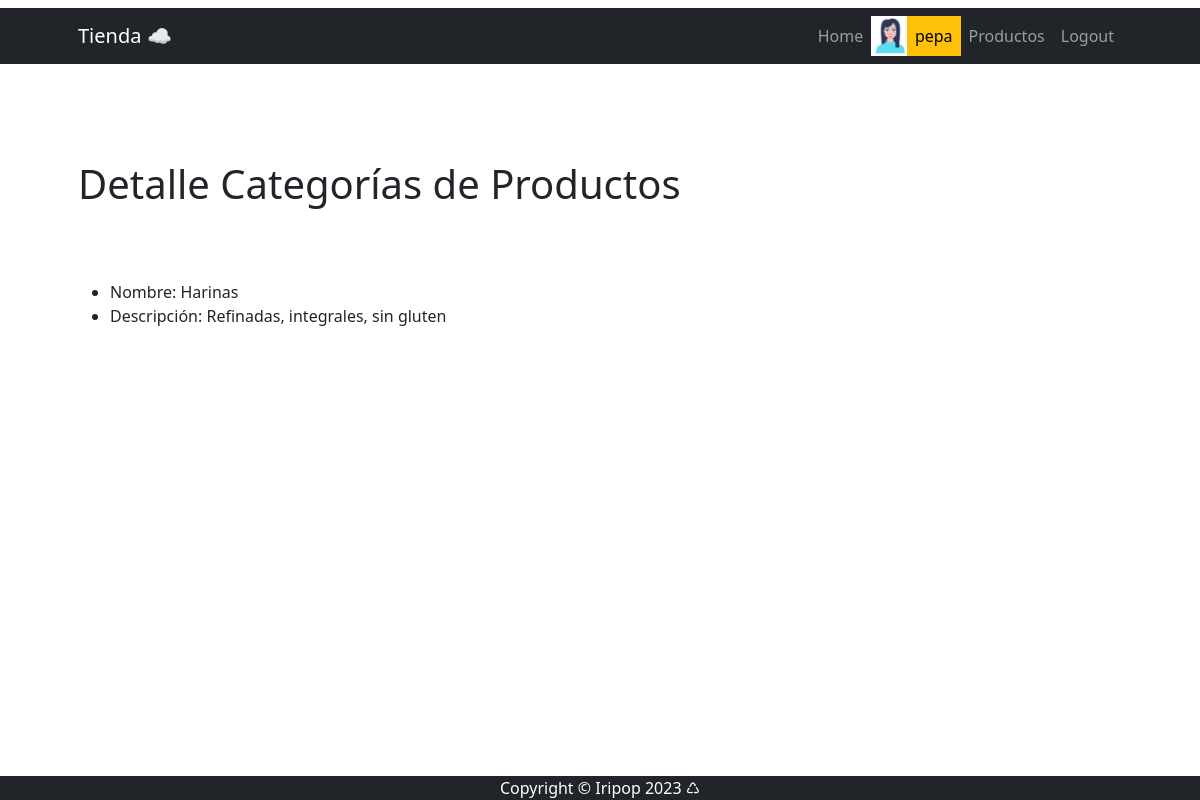
Page /productocategoria/detail/5 (signed in) on the earlier database version.
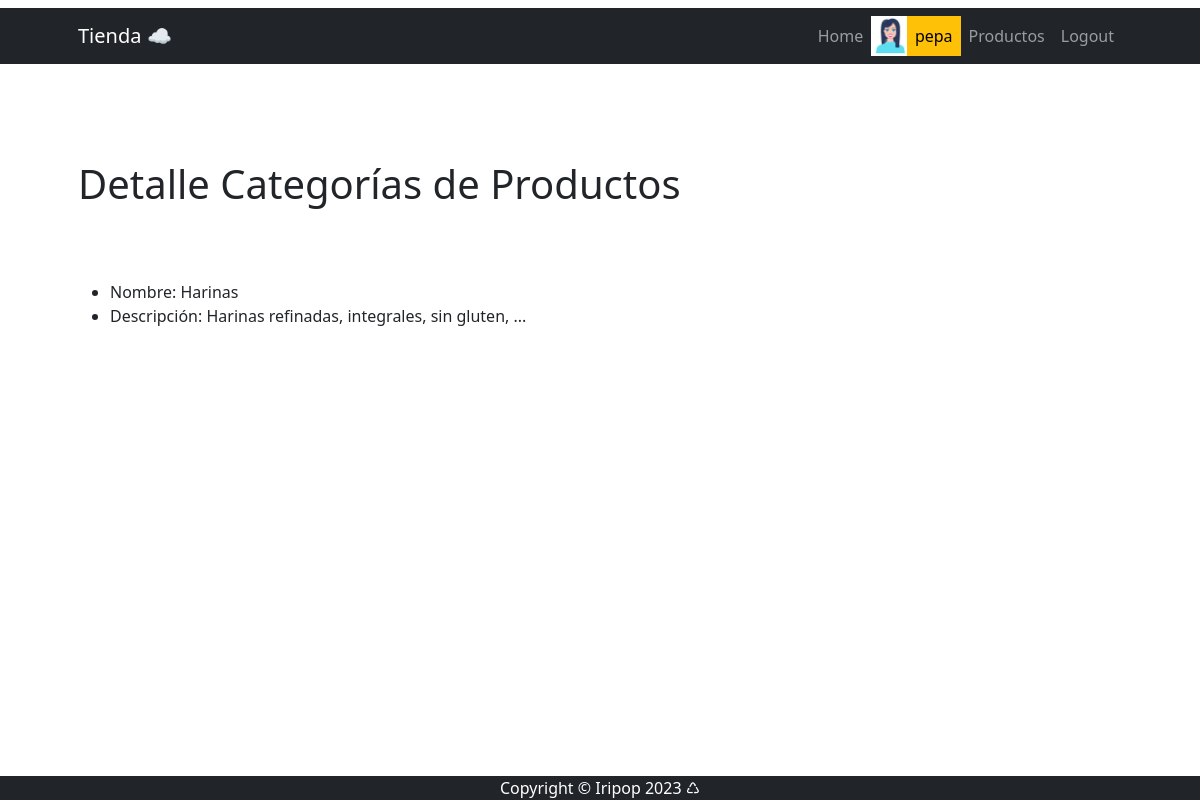
Same page on the later database version.
### apps/producto/models.py (models this page shows, shortened)
class ProductoCategoria(models.Model):
    nombre = models.CharField(max_length=200, unique=True)
    descripcion = models.CharField(
        max_length=250, null=True, blank=True, verbose_name="descripción")
    class Meta:
        verbose_name = "categoría de productos"
        verbose_name_plural = "categorías de productos"

### apps/producto/views.py (the view)
# urls.py: path("productocategoria/detail/<int:pk>", views.ProductoCategoriaDetail.as_view(), name="productocategoria_detail"),
class ProductoCategoriaDetail(DetailView):
    model = models.ProductoCategoria

### apps/producto/templates/producto/productocategoria_detail.html
{% extends 'producto/index.html' %}
{% block INDEX_TITULO %}
    Detalle Categorías de Productos
{% endblock INDEX_TITULO %}
{% block INDEX_CONTENIDO %}
    <ul>
        <li>Nombre: {{ object.nombre }} </li>
        <li>Descripción: {{ object.descripcion }} </li>
    </ul>
{% endblock INDEX_CONTENIDO %}

Differences in the rows shown:
changed ProductoCategoria "Harinas": descripcion "Refinadas, integrales, sin gluten" → "Harinas refinadas, integrales, sin gluten, ..."
